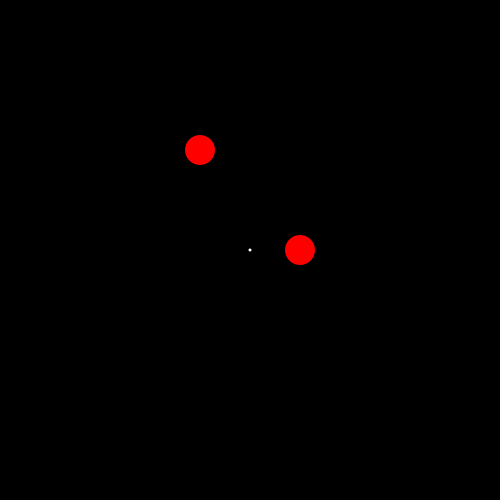
Frame 1 (no input)
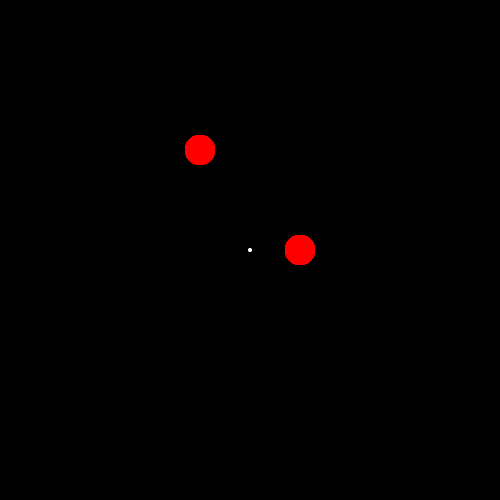
Frame 60 (the mouse pressed at the canvas centre just before this capture)
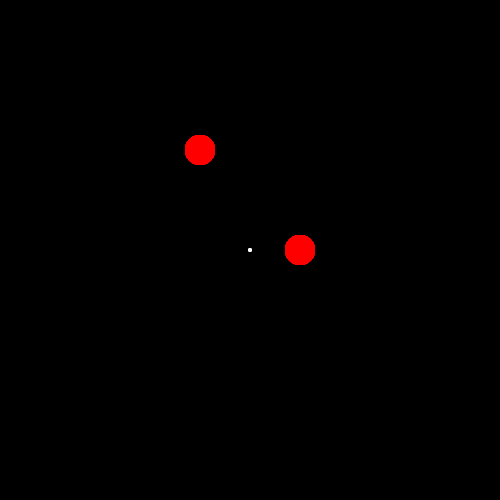
Frame 120 (the mouse held since frame 60 and released just before this capture)

The Processing sketch that drew these frames (run headless with seeded random() and noise(); from frame 60 on, the mouse is pressed at the canvas centre):

// Processing sketch: inClassHSBAngle
// ── inClassHSBAngle.pde
// HSB Color Wheel

float angle = 360;
float dist = 100; 

void setup() {
    background(0);
  size(500, 500);
  noStroke();
}

void draw() {
  colorMode(RGB);

  colorMode(HSB, 360, 100, 100);

  dist = sin( radians(angle)) * 100 + 50;

  // sin + cos = -1 to 1 back n forth action 
  float x = cos( radians(angle)) * dist;
  float y = sin( radians(angle)) * dist;

  fill(0, 0, 100);
  ellipse(250, 250, 3, 3);
  fill(angle, 100, 100);
  ellipse(x + 250, y + 250, 30, 30);

  fill(angle, 200, 100);
  ellipse(x + 150, y + 150, 30, 30);

  //angle += 1; 
  //modulo keeps it between 1 and 360
  //angle/360 = 0 
  angle %= 360;
  if (angle < 0) angle+= 360;
}

// Add in key presses to move the bigger circle

void keyPressed() {
  if (key == '=') {
    angle ++;
  }

    if (key == '-') {
      angle--;
    }
  }
